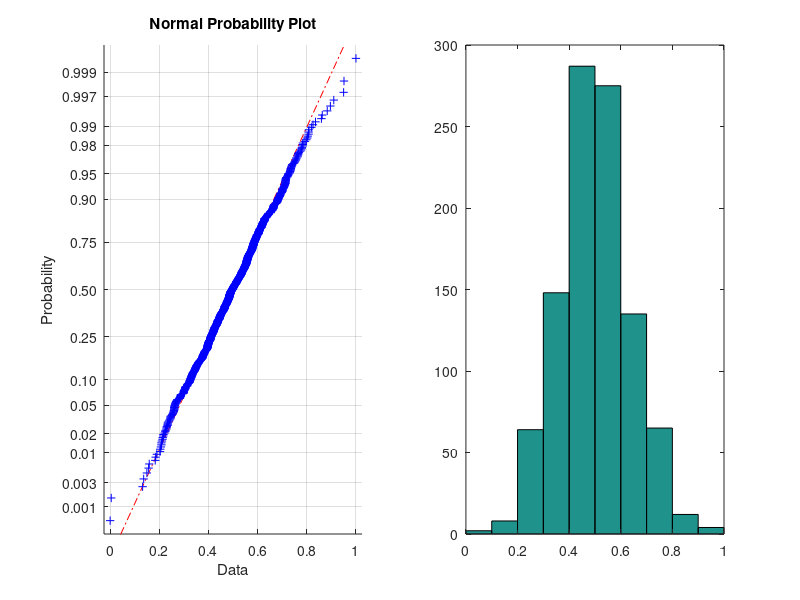
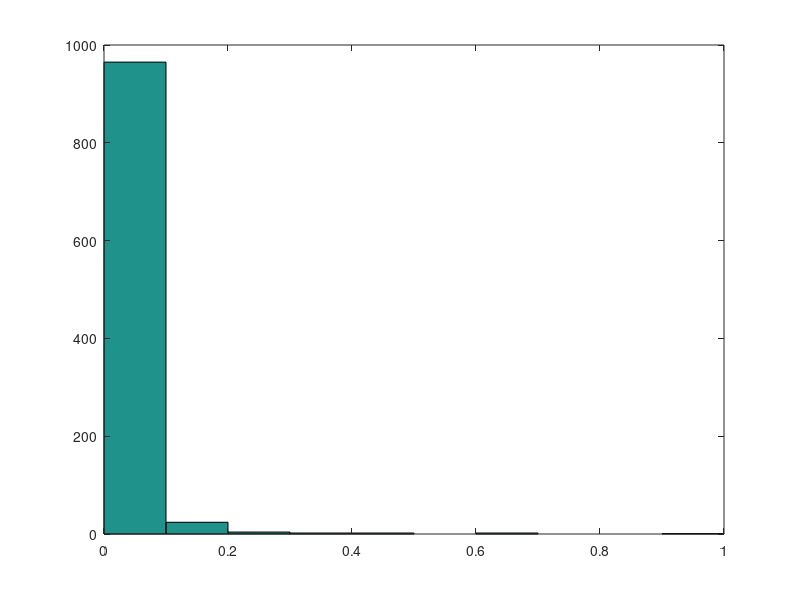

MATLAB code for these plots, in order:
%Generate Data
clear all
clc
u=normrnd(0.5,1,1000,1);
u=(u-min(u))/(max(u)-min(u));
figure
subplot(121)
normplot(u)
subplot(122)
hist(u)
u8=u.^8;
figure 
hist(u8)
noise1=normrnd(0,0.01,1000,1);
noise2=normrnd(0,0.08,1000,1);
noise3=normrnd(0,0.1,1000,1);

y_without_noise=-1.5 - 0.8*u + 0.01*u.^3 - 0.65*u.^5 + 2.25*u.^6 - 1.7*u.^8; 
y_Low=(y_without_noise+noise1);
y_Medium=(y_without_noise+noise2);
y_High=(y_without_noise+noise3);
data=[u y_without_noise y_Low y_Medium y_High];
% data=sortrows(data);
Num=randperm(1000);

% save data data Num
filename = "data.mat";
save(filename, "data");

